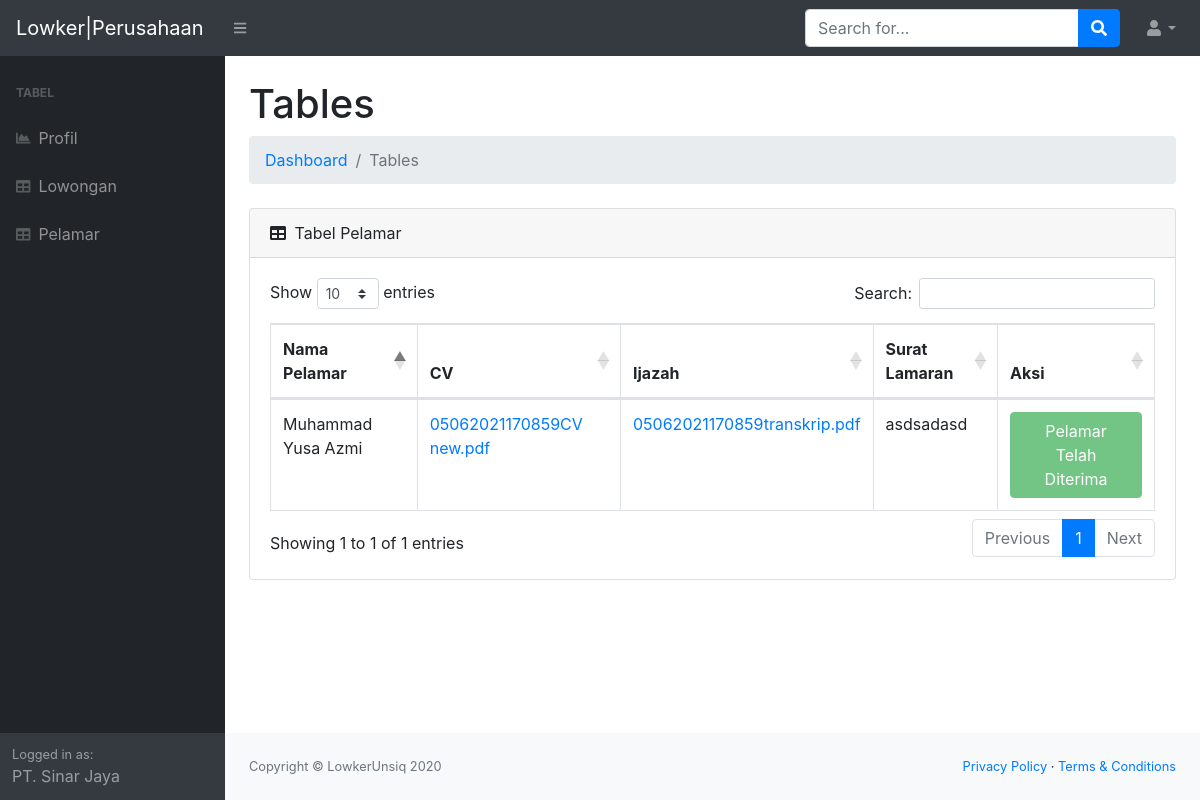
Screenshot of /perusahaan/pelamar.php (signed in) with the database file from the repository.
### tables this page shows
CREATE TABLE `daftar_lowongan` (
  `id_daftar` int(11) NOT NULL,
  `id_lowongan` int(11) NOT NULL,
  `id_user` int(11) NOT NULL,
  `cv` varchar(500) NOT NULL,
  `ijazah` varchar(500) NOT NULL,
  `surat_lamaran` text NOT NULL,
  `status` enum('tidak diterima','diterima ke tahap berikutnya') NOT NULL
);

CREATE TABLE `user` (
  `id_user` int(11) NOT NULL,
  `type_user` enum('user','admin') NOT NULL,
  `username` varchar(20) NOT NULL,
  `password` varchar(255) NOT NULL,
  `nama` varchar(50) NOT NULL,
  `email` varchar(30) NOT NULL,
  `no_hp` char(13) NOT NULL,
  `alamat` text NOT NULL,
  `foto` varchar(500) NOT NULL,
  `jurusan` varchar(30) NOT NULL,
  `tentang` text NOT NULL
);

### perusahaan/pelamar.php (the view, shortened to what this page needs)
<?php include 'header.php';
?>
<main>
                    <div class="container-fluid">
                        <h1 class="mt-4">Tables</h1>
                        <ol class="breadcrumb mb-4">
                            <li class="breadcrumb-item"><a href="index.html">Dashboard</a></li>
                            <li class="breadcrumb-item active">Tables</li>
                        </ol>
                        <div class="card mb-4">
                            <div class="card-header">
                                <i class="fas fa-table mr-1"></i>
                                Tabel Pelamar
                            </div>
                            <div class="card-body">
                                <div class="table-responsive">
                                    <table class="table table-bordered" id="dataTable" width="100%" cellspacing="0">
                                        <thead>
                                            <tr>
                                                <th>Nama Pelamar</th>
                                                <th>CV</th>
                                                <th>Ijazah</th>
                                                <th>Surat Lamaran</th>
                                                <th>Aksi</th>
                                            </tr>
                                        </thead>
                                        <tbody>
                                            <?php
                                            $id_perusahaan = $_SESSION['id_perusahaan'];
                                            $sql = "SELECT * FROM daftar_lowongan,lowongan,user WHERE daftar_lowongan.id_lowongan = lowongan.id_lowongan AND lowongan.id_perusahaan = $id_perusahaan AND daftar_lowongan.id_user = user.id_user";
                                            $query = mysqli_query($dbc,$sql);
                                            while($pelamar = mysqli_fetch_array($query))
                                            {
                                                $status = "diterima ke tahap berikutnya";
                                                if($pelamar['status'] == $status){
                                                    echo "<tr>";
                                                    echo "<td>".$pelamar['nama']."</td>";
                                                    echo "<td><a href='download.php?filename=".$pelamar['cv']."'>".$pelamar['cv']."</a></td>";
                                                    echo "<td><a href='download.php?filename=".$pelamar['ijazah']."'>".$pelamar['ijazah']."</a></td>";
                                                    echo "<td>".$pelamar['surat_lamaran']."</td>";
                                                    echo "<form action='edit_pelamar.php' method='POST'>";
                                                    echo "<td><button class='btn btn-success' type='submit' disabled>Pelamar Telah Diterima</button>";
                                                    echo "</form>";
                                                    echo "</tr>";
                                                }
                                            }
                                            ?>
                                        </tbody>
                                    </table>
                                </div>
                            </div>
                        </div>
                    </div>
                </main>
<?php include 'footer.php';?>

### rows the page displays
daftar_lowongan: id_user.nama "Muhammad Yusa Azmi", cv "05062021170859CV new.pdf", ijazah "05062021170859transkrip.pdf", surat_lamaran "asdsadasd"

### other values shown
$_SESSION['nama'] "PT. Sinar Jaya"
